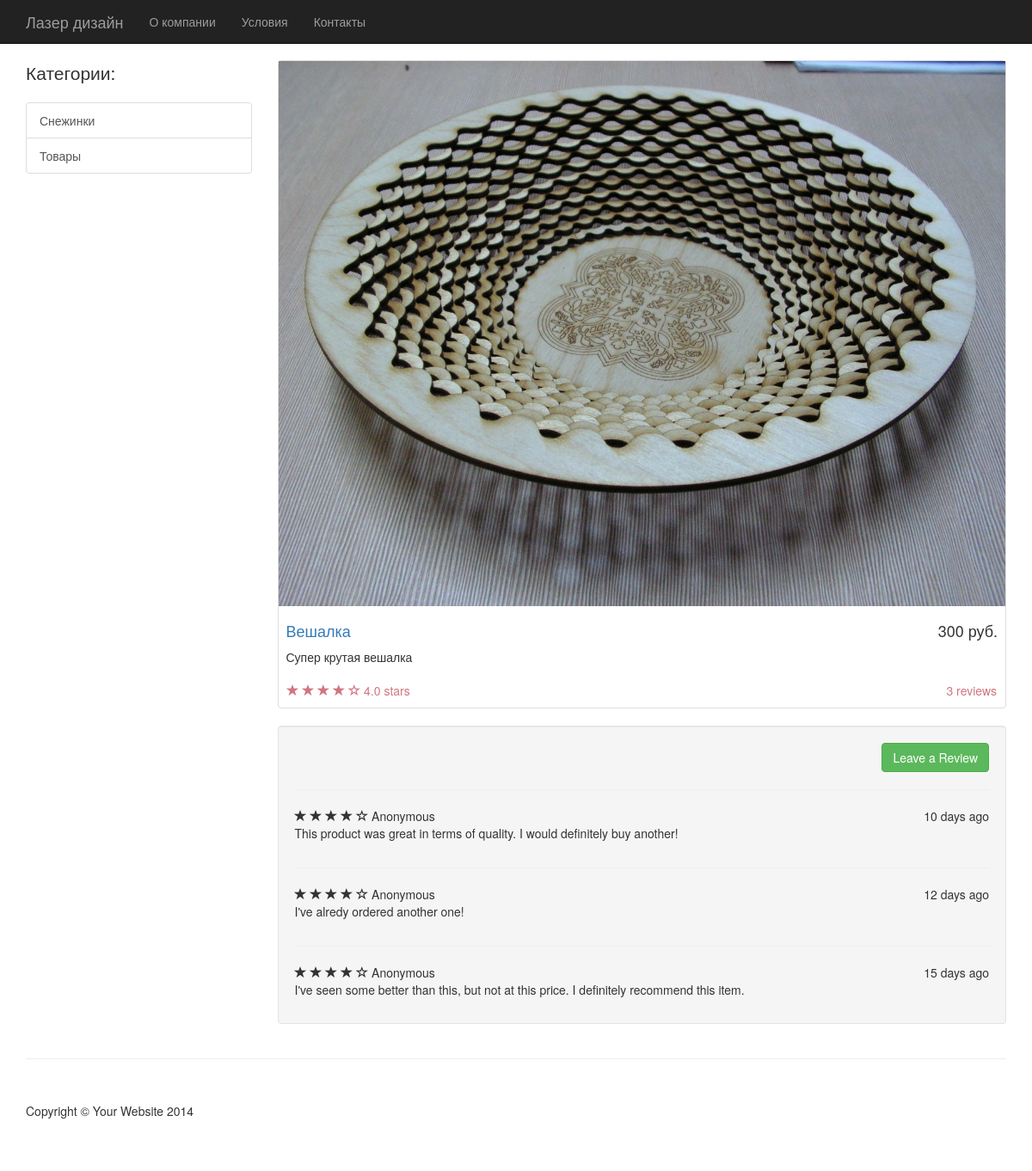
Screenshot of /shop/1/1/1 with the database file from the repository.
### laser/models.py (models this page shows, shortened)
class Category(models.Model):
	name = models.CharField(max_length = 200, verbose_name="Название")
	class Meta:
		ordering = ['name']
		verbose_name = "Категории"
		verbose_name_plural = "Категории"

class Item(models.Model):
	subcategory = models.ForeignKey(SubCategory)
	name = models.CharField(max_length = 200, verbose_name="Название")
	price = models.IntegerField(blank = True, null = True)
	description = models.TextField(blank = True, null = True)
	image = models.FileField(upload_to='',blank = True, null = True)
	is_new = models.BooleanField(default = False)
	def get_price(self):
		return str(self.price) + " руб." if self.price else "По договоренности"
	class Meta:
		ordering = ['name']
		verbose_name = "Товар"
		verbose_name_plural = "Товары"

### laser/views.py (the view)
# urls.py: url(r'^(?P<category_id>[0-9]+)/(?P<subcategory_id>[0-9]+)/(?P<item_id>[0-9]+)$', item_view, name = "item_view"),
def item_view(request, category_id, subcategory_id, item_id):
	context = {'category': Category.objects.get(pk = category_id),
			   'categories': Category.objects.all(),
			   'subcategory': SubCategory.objects.get(pk=subcategory_id),
			   'item': Item.objects.get(pk=item_id),
			   }
	return render(request, 'item_view.html',context)

### laser/templates/item_view.html
{% extends "base.html" %}
{% block content %}
<div class="thumbnail">
    <img class="img-responsive" src="{{item.image.url}}" alt="">
    <div class="caption-full">
        <h4 class="pull-right">{{item.get_price}}</h4>
        <h4><a href="#">{{item.name}}</a>
        </h4>
        <p>{{item.description}}</p>
    </div>
    <div class="ratings">
        <p class="pull-right">3 reviews</p>
        <p>
            <span class="glyphicon glyphicon-star"></span>
            <span class="glyphicon glyphicon-star"></span>
            <span class="glyphicon glyphicon-star"></span>
            <span class="glyphicon glyphicon-star"></span>
            <span class="glyphicon glyphicon-star-empty"></span>
            4.0 stars
        </p>
    </div>
</div>
<div class="well">
    <div class="text-right">
        <a class="btn btn-success">Leave a Review</a>
    </div>
    <hr>
    <div class="row">
        <div class="col-md-12">
            <span class="glyphicon glyphicon-star"></span>
            <span class="glyphicon glyphicon-star"></span>
            <span class="glyphicon glyphicon-star"></span>
            <span class="glyphicon glyphicon-star"></span>
            <span class="glyphicon glyphicon-star-empty"></span>
            Anonymous
            <span class="pull-right">10 days ago</span>
            <p>This product was great in terms of quality. I would definitely buy another!</p>
        </div>
    </div>
    <hr>
    <div class="row">
        <div class="col-md-12">
            <span class="glyphicon glyphicon-star"></span>
            <span class="glyphicon glyphicon-star"></span>
            <span class="glyphicon glyphicon-star"></span>
            <span class="glyphicon glyphicon-star"></span>
            <span class="glyphicon glyphicon-star-empty"></span>
            Anonymous
            <span class="pull-right">12 days ago</span>
            <p>I've alredy ordered another one!</p>
        </div>
    </div>
    <hr>
    <div class="row">
        <div class="col-md-12">
            <span class="glyphicon glyphicon-star"></span>
            <span class="glyphicon glyphicon-star"></span>
            <span class="glyphicon glyphicon-star"></span>
            <span class="glyphicon glyphicon-star"></span>
            <span class="glyphicon glyphicon-star-empty"></span>
            Anonymous
            <span class="pull-right">15 days ago</span>
            <p>I've seen some better than this, but not at this price. I definitely recommend this item.</p>
        </div>
    </div>
</div>
{% endblock %}

### laser/templates/base.html (shortened to what this page needs)
{% load static %}
<!DOCTYPE html>
<html lang="en">
<head>
    <link href='{% static "/css/bootstrap.min.css" %}' rel="stylesheet">
    <link href='{% static "/css/shop-homepage.css" %}' rel="stylesheet">
</head>
<body>
    <nav class="navbar navbar-inverse navbar-fixed-top" role="navigation">
        <div class="container">
            <div class="navbar-header">
                <a class="navbar-brand" href="{% url 'index' %}">Лазер дизайн</a>
            </div>
            <div class="collapse navbar-collapse" id="bs-example-navbar-collapse-1">
                <ul class="nav navbar-nav">
                    <li>
                        <a href="#">О компании</a>
                    </li>
                    <li>
                        <a href="#">Условия</a>
                    </li>
                    <li>
                        <a href="#">Контакты</a>
                    </li>
                </ul>
            </div>
        </div>
    </nav>
    <div class="container">
        <div class="row">
            <div class="col-md-3">
                <p class="lead">Категории:</p>
                <div class="list-group">
                    {% for category in categories %}
                        <a href="{% url 'category_view' category.id %}" class="list-group-item">{{ category.name }}</a>
                    {% endfor %}
                </div>
            </div>
            <div class="col-md-9">
				{% block content %}{% endblock %}
            </div>
        </div>
    </div>
    <div class="container">
        <hr>
        <footer>
            <div class="row">
                <div class="col-lg-12">
                    <p>Copyright &copy; Your Website 2014</p>
                </div>
            </div>
        </footer>
    </div>
</body>
</html>

### mysite/static/css/shop-homepage.css (style rules this page uses)
body { padding-top: 70px; }
.thumbnail img { width: 100%; }
.ratings { padding-right: 10px; padding-left: 10px; color: #d17581; }
.thumbnail { padding: 0; }
.thumbnail .caption-full { padding: 9px; color: #333; }
footer { margin: 50px 0; }

### rows the page displays
Category: name "Снежинки"
Category: name "Товары"
Item: image (picture), get_price "300 руб.", name "Вешалка", description "Супер крутая вешалка"
